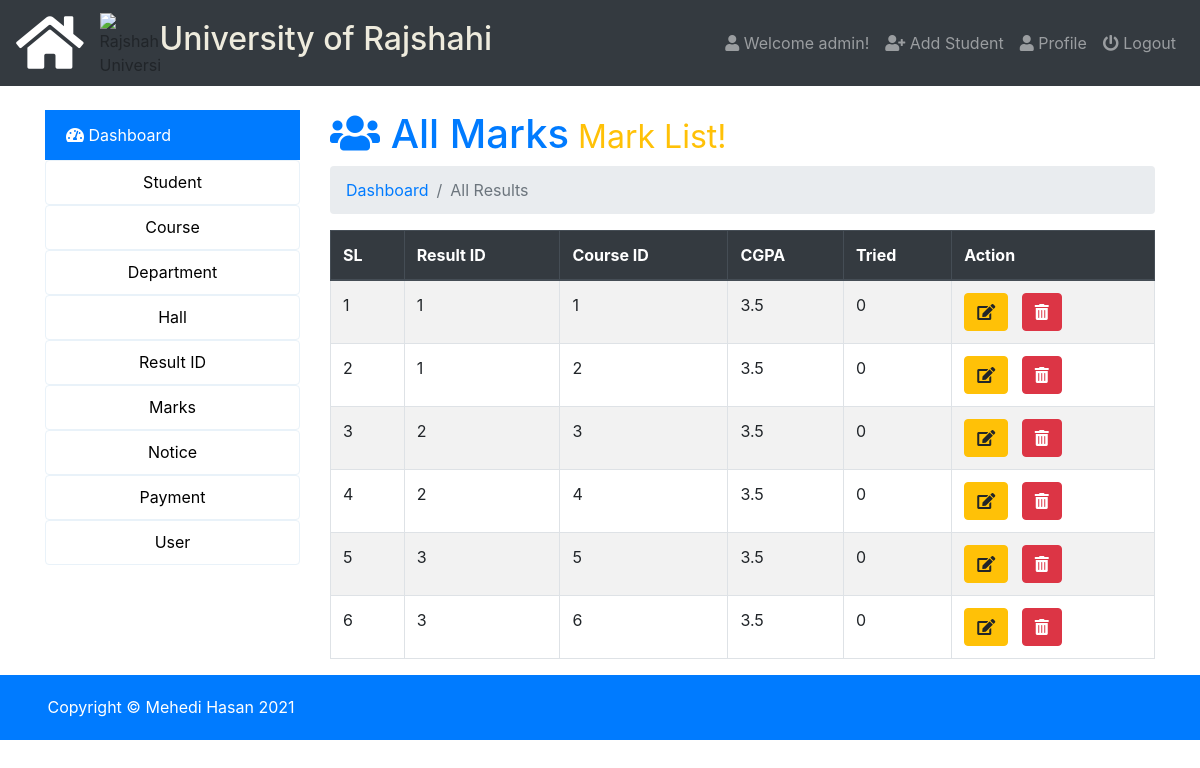
Page /admin/index.php?page=all-mark (signed in) on the earlier database version.
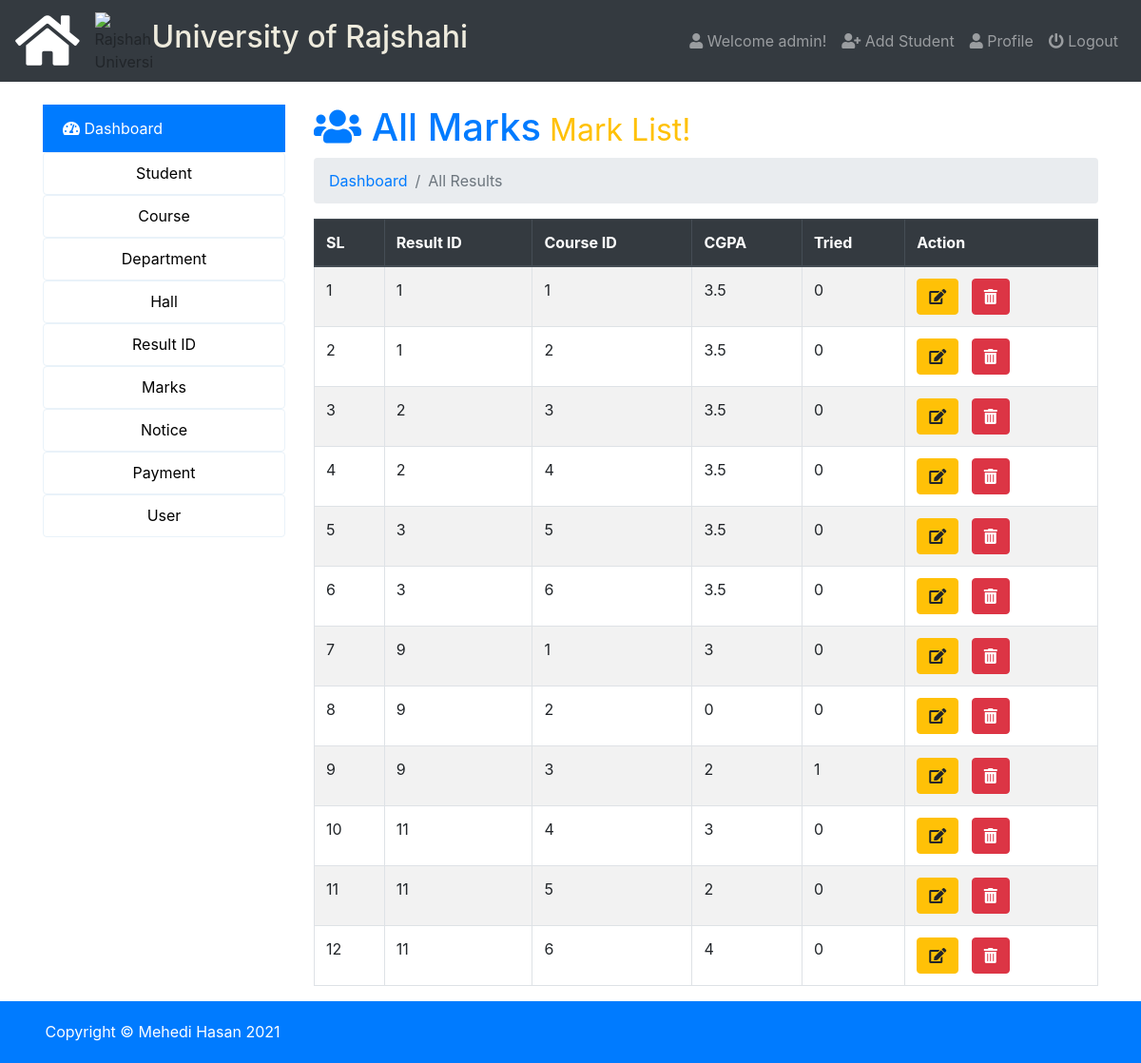
Same page on the later database version.
### tables this page shows
CREATE TABLE `users` (
  `id` int(5) NOT NULL,
  `name` varchar(50) NOT NULL,
  `email` varchar(50) NOT NULL,
  `username` varchar(50) NOT NULL,
  `password` varchar(100) NOT NULL,
  `photo` varchar(50) NOT NULL,
  `status` varchar(12) NOT NULL,
  `datetime` timestamp NOT NULL DEFAULT CURRENT_TIMESTAMP
);

CREATE TABLE `course_wise_result` (
  `course_result_id` int(20) NOT NULL,
  `result_id` int(20) NOT NULL,
  `course_id` int(11) DEFAULT NULL,
  `cgpa` double NOT NULL DEFAULT '0',
  `tried` int(20) NOT NULL
);

### admin/all-mark.php (the view, shortened to what this page needs)
<h1 class="text-primary"><i class="fas fa-users"></i>  All Marks<small class="text-warning"> Mark List!</small></h1>
<nav aria-label="breadcrumb">
  <ol class="breadcrumb">
     <li class="breadcrumb-item" aria-current="page"><a href="index.php">Dashboard </a></li>
     <li class="breadcrumb-item active" aria-current="page">All Results</li>
  </ol>
</nav>
<table class="table  table-striped table-hover table-bordered" id="data">
  <thead class="thead-dark">
    <tr>
      <th scope="col">SL</th>
      <th scope="col">Result ID</th>
      <th scope="col">Course ID</th>
      <th scope="col">CGPA</th>
      <th scope="col">Tried</th>
      <th scope="col">Action</th>
    </tr>
  </thead>
  <tbody>
    <?php
      $query=mysqli_query($db_con,'SELECT * FROM `course_wise_result` ORDER BY `course_wise_result`.`course_result_id` ASC;');
      $i=1;
      while ($result = mysqli_fetch_array($query)) { ?>
      <tr>
        <?php
        echo '<td>'.$i.'</td>
          <td>'.ucwords($result['result_id']).'</td>
          <td>'.$result['course_id'].'</td>
          <td>'.$result['cgpa'].'</td>
          <td>'.$result['tried'].'</td>
          <td>
            <a class="btn btn-xs btn-warning" href="index.php?page=edit-mark&id='.base64_encode($result['course_result_id']).'">
              <i class="fa fa-edit"></i></a>
             &nbsp; <a class="btn btn-xs btn-danger" onclick="javascript:confirmationDelete($(this));return false;" href="index.php?page=delete-mark&id='.base64_encode($result['course_result_id']).'">
             <i class="fas fa-trash-alt"></i></a></td>';?>
      </tr>
     <?php $i++;} ?>
  </tbody>
</table>

### admin/index.php (shortened to what this page needs)
<?php require_once 'db_con.php';
?>
<!doctype html>
<html lang="en">
  <head>
    <link rel="stylesheet" href="../css/bootstrap.min.css">
    <link rel="stylesheet" href="../css/dataTables.bootstrap4.min.css">
    <link rel="stylesheet" href="../css/fontawesome.min.css">
    <link rel="stylesheet" href="../css/solid.min.css">
    <link rel="stylesheet" href="https://cdnjs.cloudflare.com/ajax/libs/animate.css/4.0.0/animate.min.css"/>
    <link rel="stylesheet" type="text/css" href="../css/style.css">
  </head>
  <body>
<nav class="navbar navbar-expand-lg navbar-dark bg-dark">
  <a class="navbar-brand" href="index.php"><i class="fas fa-home fa-3x"></i></a>
  <img src="../img/ru-logo.png" style="width: 60px;height: 60px;" alt="Rajshahi University">
  <h2 style="color: #eeebdd;">University of Rajshahi</h3>
  <div class="navbar-collapse collapse justify-content-end" id="navbarSupportedContent">
    <?php $showuser = $_SESSION['user_login']; $haha = mysqli_query($db_con,"SELECT * FROM `users` WHERE `username`='$showuser';"); $showrow=mysqli_fetch_array($haha); ?>
    <ul class="nav navbar-nav ">
      <li class="nav-item"><a class="nav-link" href="index.php?page=user-profile"><i class="fa fa-user"></i> Welcome <?php echo $showrow['name']; ?>!</a></li>
      <li class="nav-item"><a class="nav-link" href="index.php?page=add-student"><i class="fa fa-user-plus"></i> Add Student</a></li>
      <li class="nav-item"><a class="nav-link" href="index.php?page=user-profile"><i class="fa fa-user"></i> Profile</a></li>
      <li class="nav-item"><a class="nav-link" href="logout.php"><i class="fa fa-power-off"></i> Logout</a></li>
    </ul>
  </div>
</nav>
<br>
<div class="container">
    <div class="row">
        <div class="col-md-3">
            <div class="list-group">
                <div id="menu-content" class="menu-content collapse out">
                    <a href="index.php?page=dashboard" class="list-group-item list-group-item-action active"><i class="fas fa-tachometer-alt"></i> Dashboard</a>
                    <button  data-toggle="collapse" data-target="#student" class="dropbtn collapsed">Student</button>
                    <button  data-toggle="collapse" data-target="#course" class="dropbtn collapsed">Course</button>
                    <button  data-toggle="collapse" data-target="#department" class="dropbtn collapsed">Department</button>
                    <button  data-toggle="collapse" data-target="#hall" class="dropbtn collapsed">Hall</button>
                    <button  data-toggle="collapse" data-target="#result" class="dropbtn collapsed">Result ID</button>
                    <button  data-toggle="collapse" data-target="#mark" class="dropbtn collapsed">Marks</button>
                    <button  data-toggle="collapse" data-target="#notice" class="dropbtn collapsed">Notice</button>
                    <button  data-toggle="collapse" data-target="#payment" class="dropbtn collapsed">Payment</button>
                    <button  data-toggle="collapse" data-target="#user" class="dropbtn collapsed">User</button>
                </div>
            </div>
        </div>
        <div class="col-md-9">
             <div class="content">
                 <?php
                   if (isset($_GET['page'])) {
                    $page = $_GET['page'].'.php';
                    }else{
                      $page = 'dashboard.php';
                    }
                    if (file_exists($page)) {
                      require_once $page;
                    }else{
                      require_once '404.php';
                    }
                  ?>
             </div>
          </div>
        </div>
    </div>
    <footer>
      <div class="container">
      <p>Copyright &copy; Mehedi Hasan <?php echo date('Y') ?></p>
      </div>
    </footer>
  </body>
</html>

### css/style.css (style rules this page uses)
footer { background: #007BFF; color: #fff; padding: 20px 0px 5px 5px; }

### admin/index.php (style rules this page uses)
.dropbtn { width:100%; height: 45px; border-style: ridge; line-height: 35px; padding: 0 12px; display: inline-block; border-radius: 4px; cursor: pointer; transition: all .1s; box-sizing: border-box; text-align: center; background-color: #fff; border: 1px solid #e9f2f9; font-size: 16px; position: relative; }
.list-group .menu-content { display: block; }

Differences in the rows shown:
added course_wise_result: result "9", course "1", cgpa "3", tried "0"
added course_wise_result: result "9", course "2", cgpa "0", tried "0"
added course_wise_result: result "9", course "3", cgpa "2", tried "1"
added course_wise_result: result "11", course "4", cgpa "3", tried "0"
added course_wise_result: result "11", course "5", cgpa "2", tried "0"
added course_wise_result: result "11", course "6", cgpa "4", tried "0"
